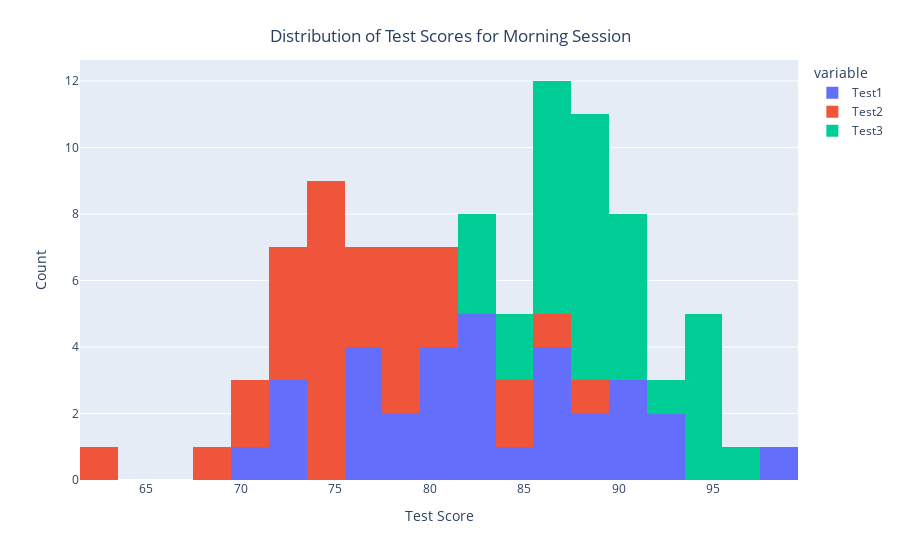

This figure's notebook cell:
### Code cell
# Show example of Morning Session test score distribution (Plotly): 

plot = px.histogram(morningScores, 
             x=['Test1', 'Test2', 'Test3'], 
             nbins=len(morningScores))
plot.update_layout(
    title={'text': "Distribution of Test Scores for Morning Session",
           'xanchor': 'center',
           'yanchor': 'top',
           'x': 0.5},
    xaxis_title='Test Score',
    yaxis_title='Count')
plot.show()

### Figure 1 — Plotly figure (JSON) as saved in the notebook; plotly's stock layout.template omitted (floating-point values rounded to 4 significant figures)
{"data": [{"alignmentgroup": "True", "bingroup": "x", "hovertemplate": "variable=Test1<br>value=%{x}<br>count=%{y}<extra></extra>", "legendgroup": "Test1", "marker": {"color": "#636efa", "pattern": {"shape": ""}}, "name": "Test1", "nbinsx": 32, "offsetgroup": "Test1", "orientation": "v", "showlegend": true, "type": "histogram", "x": [92, 80, 76, 82, 98, 78, 78, 86, 72, 70, 87, 89, 89, 91, 87, 83, 76, 81, 85, 72, 72, 82, 83, 86, 81, 77, 82, 90, 76, 92, 80, 90], "xaxis": "x", "yaxis": "y"}, {"alignmentgroup": "True", "bingroup": "x", "hovertemplate": "variable=Test2<br>value=%{x}<br>count=%{y}<extra></extra>", "legendgroup": "Test2", "marker": {"color": "#EF553B", "pattern": {"shape": ""}}, "name": "Test2", "nbinsx": 32, "offsetgroup": "Test2", "orientation": "v", "showlegend": true, "type": "histogram", "x": [72, 63, 74, 80, 86, 74, 79, 74, 78, 80, 71, 78, 72, 74, 79, 80, 75, 74, 85, 88, 74, 77, 85, 76, 74, 69, 73, 71, 74, 72, 78, 77], "xaxis": "x", "yaxis": "y"}, {"alignmentgroup": "True", "bingroup": "x", "hovertemplate": "variable=Test3<br>value=%{x}<br>count=%{y}<extra></extra>", "legendgroup": "Test3", "marker": {"color": "#00cc96", "pattern": {"shape": ""}}, "name": "Test3", "nbinsx": 32, "offsetgroup": "Test3", "orientation": "v", "showlegend": true, "type": "histogram", "x": [82, 87, 88, 84, 90, 94, 89, 96, 88, 87, 89, 88, 83, 95, 86, 95, 94, 92, 90, 87, 95, 89, 86, 89, 84, 91, 87, 86, 88, 83, 90, 91], "xaxis": "x", "yaxis": "y"}], "layout": {"barmode": "relative", "legend": {"title": {"text": "variable"}, "tracegroupgap": 0}, "margin": {"t": 60}, "title": {"text": "Distribution of Test Scores for Morning Session", "x": 0.5, "xanchor": "center", "yanchor": "top"}, "xaxis": {"anchor": "y", "domain": [0, 1], "title": {"text": "Test Score"}}, "yaxis": {"anchor": "x", "domain": [0, 1], "title": {"text": "Count"}}}}
